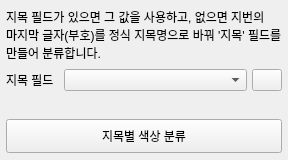
                     <widget class="QWidget" name="tab_jimok_style">
                      <attribute name="title">
                       <string>지목별</string>
                      </attribute>
                      <layout class="QVBoxLayout" name="verticalLayout_jimok_style">
                       <property name="spacing">
                        <number>7</number>
                       </property>
                       <property name="leftMargin">
                        <number>6</number>
                       </property>
                       <property name="topMargin">
                        <number>8</number>
                       </property>
                       <property name="rightMargin">
                        <number>6</number>
                       </property>
                       <property name="bottomMargin">
                        <number>7</number>
                       </property>
                       <item>
                        <widget class="QLabel" name="label_jimok_description">
                         <property name="text">
                          <string>지목 필드가 있으면 그 값을 사용하고, 없으면 지번의 마지막 글자(부호)를 정식 지목명으로 바꿔 '지목' 필드를 만들어 분류합니다.</string>
                         </property>
                         <property name="wordWrap">
                          <bool>true</bool>
                         </property>
                         <property name="k_role" stdset="0">
                          <string>hint</string>
                         </property>
                        </widget>
                       </item>
                       <item>
                        <layout class="QFormLayout" name="formLayout_jimok_field">
                         <property name="fieldGrowthPolicy">
                          <enum>QFormLayout::AllNonFixedFieldsGrow</enum>
                         </property>
                         <property name="horizontalSpacing">
                          <number>10</number>
                         </property>
                         <property name="verticalSpacing">
                          <number>5</number>
                         </property>
                         <property name="leftMargin">
                          <number>0</number>
                         </property>
                         <property name="topMargin">
                          <number>0</number>
                         </property>
                         <property name="rightMargin">
                          <number>0</number>
                         </property>
                         <property name="bottomMargin">
                          <number>0</number>
                         </property>
                         <item row="0" column="0">
                          <widget class="QLabel" name="label_jimok_field">
                           <property name="text">
                            <string>지목 필드</string>
                           </property>
                          </widget>
                         </item>
                         <item row="0" column="1">
                          <widget class="QWidget" name="widget_jimok_field_row">
                           <layout class="QHBoxLayout" name="horizontalLayout_jimok_field_row">
                            <property name="spacing">
                             <number>5</number>
                            </property>
                            <property name="leftMargin">
                             <number>0</number>
                            </property>
                            <property name="topMargin">
                             <number>0</number>
                            </property>
                            <property name="rightMargin">
                             <number>0</number>
                            </property>
                            <property name="bottomMargin">
                             <number>0</number>
                            </property>
                            <item>
                             <widget class="QgsFieldComboBox" name="combo_jimok_field">
                              <property name="sizePolicy">
                               <sizepolicy hsizetype="Expanding" vsizetype="Fixed">
                                <horstretch>0</horstretch>
                                <verstretch>0</verstretch>
                               </sizepolicy>
                              </property>
                             </widget>
                            </item>
                            <item>
                             <widget class="QPushButton" name="btn_detect_jimok_field">
                              <property name="minimumSize">
                               <size>
                                <width>30</width>
                                <height>0</height>
                               </size>
                              </property>
                              <property name="maximumSize">
                               <size>
                                <width>30</width>
                                <height>16777215</height>
                               </size>
                              </property>
                              <property name="toolTip">
                               <string>지목 필드 자동감지 (이름 → 값 순서로 찾음)</string>
                              </property>
                             </widget>
                            </item>
                           </layout>
                          </widget>
                         </item>
                        </layout>
                       </item>
                       <item>
                        <widget class="QLabel" name="label_jimok_source">
                         <property name="wordWrap">
                          <bool>true</bool>
                         </property>
                        </widget>
                       </item>
                       <item>
                        <widget class="QPushButton" name="btn_jimok_categorize">
                         <property name="minimumSize">
                          <size>
                           <width>0</width>
                           <height>34</height>
                          </size>
                         </property>
                         <property name="toolTip">
                          <string>선택한 지목 필드로 분류합니다. 지목 필드를 비워 두면 내보내기 탭의 지번 필드 끝 글자를 정식 지목명(예: 장 → 공장용지)으로 바꿔 '지목' 필드에 기록한 뒤 분류합니다.</string>
                         </property>
                         <property name="text">
                          <string>지목별 색상 분류</string>
                         </property>
                         <property name="k_role" stdset="0">
                          <string>primary</string>
                         </property>
                        </widget>
                       </item>
                       <item>
                        <spacer name="verticalSpacer_jimok_style">
                         <property name="orientation">
                          <enum>Qt::Vertical</enum>
                         </property>
                         <property name="sizeHint">
                          <size>
                           <width>20</width>
                           <height>0</height>
                          </size>
                         </property>
                        </spacer>
                       </item>
                      </layout>
                     </widget>
